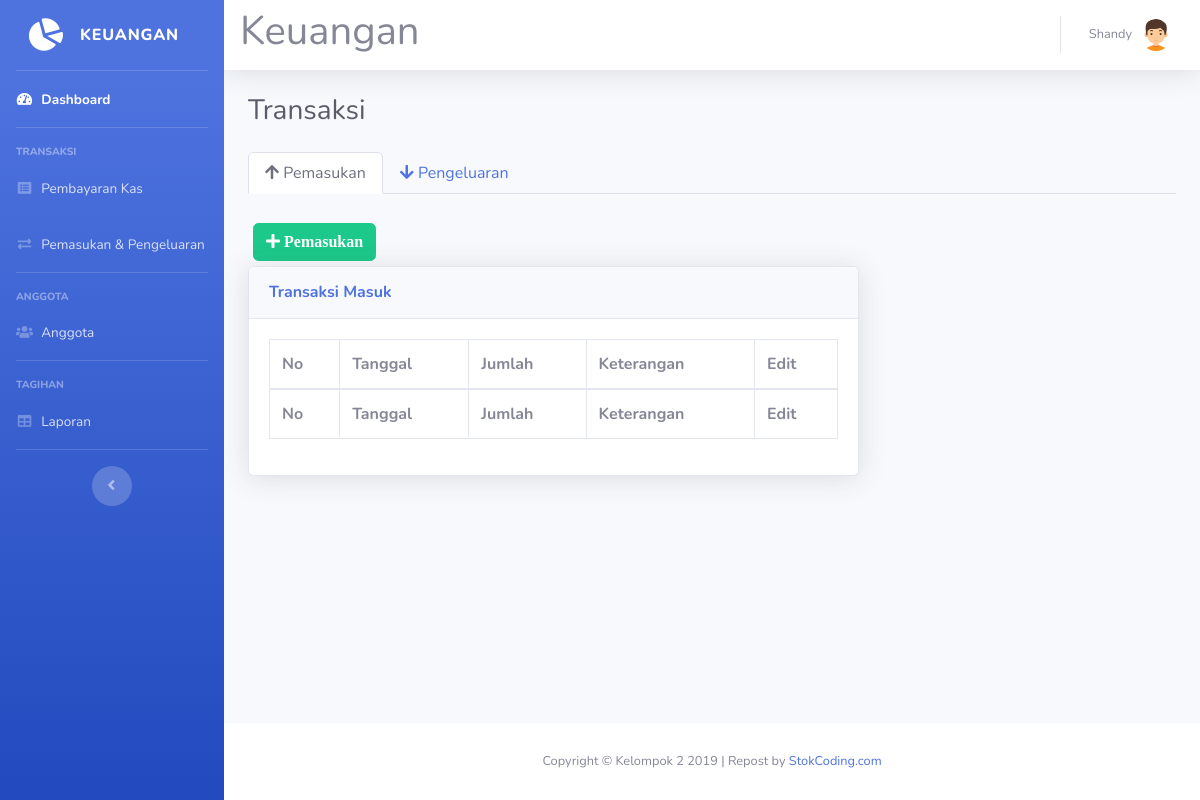
/transaksi.php (signed in), run on an earlier commit of the app's database.
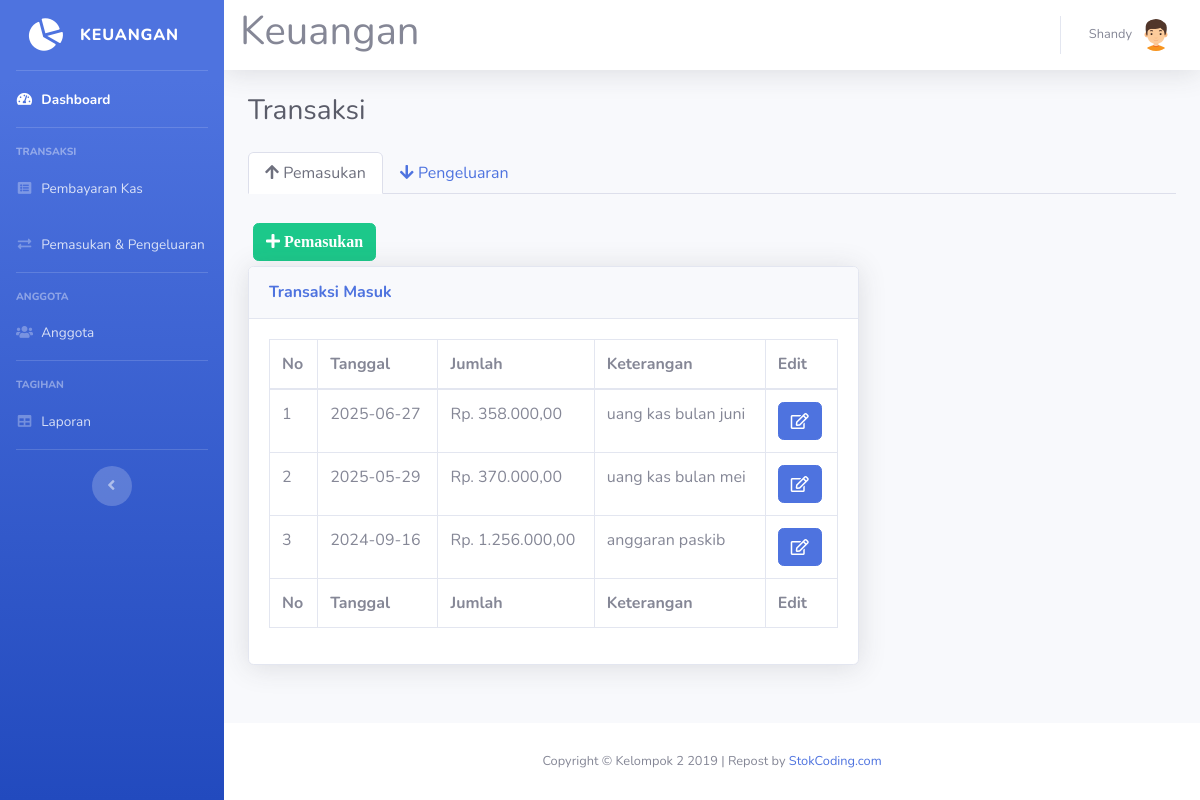
And on a later commit of the database.
### tables this page shows
CREATE TABLE `pemasukan` (
  `id_pemasukan` int(11) NOT NULL,
  `tgl_pemasukan` date NOT NULL,
  `jumlah` int(11) NOT NULL,
  `keterangan` varchar(100) NOT NULL,
  `id_sumber` int(11) DEFAULT NULL
);

### transaksi.php (the view, shortened to what this page needs)
<!DOCTYPE html>
<html lang="en">
<head>
  <link href="vendor/fontawesome-free/css/all.min.css" rel="stylesheet" type="text/css">
  <link href="css/sb-admin-2.min.css" rel="stylesheet">
  <link href="vendor/datatables/dataTables.bootstrap4.min.css" rel="stylesheet">
  <script src="https://cdn.jsdelivr.net/npm/@tailwindcss/browser@4"></script>
</head>
<body id="page-top">
<?php
require 'koneksi.php';
require 'sidebar.php';
?>
  <div id="content">
<?php require 'navbar.php'; ?>
    <div class="container-fluid">
      <div class="d-sm-flex align-items-center justify-content-between mb-4">
        <h1 class="h3 mb-0 text-gray-800">Transaksi</h1>
      </div>
      <ul class="nav nav-tabs mb-4" id="transaksiTab" role="tablist">
        <li class="nav-item">
          <a class="nav-link active" id="pendapatan-tab" data-toggle="tab" href="#tab-pendapatan" role="tab" aria-controls="tab-pendapatan" aria-selected="true">
            <i class="fas fa-arrow-up"></i> Pemasukan
          </a>
        </li>
        <li class="nav-item">
          <a class="nav-link" id="pengeluaran-tab" data-toggle="tab" href="#tab-pengeluaran" role="tab" aria-controls="tab-pengeluaran" aria-selected="false">
            <i class="fas fa-arrow-down"></i> Pengeluaran
          </a>
        </li>
      </ul>
      <div class="tab-content" id="transaksiTabContent">
        <div class="tab-pane fade show active" id="tab-pendapatan" role="tabpanel" aria-labelledby="pendapatan-tab">
          <div class="row">
            <div class="col-xl-8 col-lg-12">
              <button type="button" class="btn btn-success" style="margin:5px" data-toggle="modal" data-target="#myModalTambahPemasukan">
                <i class="fa fa-plus"> Pemasukan</i>
              </button><br>
              <div class="card shadow mb-4">
                <div class="card-header py-3">
                  <h6 class="m-0 font-weight-bold text-primary">Transaksi Masuk</h6>
                </div>
                <div class="card-body">
                  <div class="table-responsive">
                    <table class="table table-bordered" id="dataTable" width="100%" cellspacing="0">
                      <thead>
                        <tr>
                          <th>No</th>
                          <th>Tanggal</th>
                          <th>Jumlah</th>
                          <th>Keterangan</th>
                          <th>Edit</th>
                        </tr>
                      </thead>
                      <tfoot>
                        <tr>
                          <th>No</th>
                          <th>Tanggal</th>
                          <th>Jumlah</th>
                          <th>Keterangan</th>
                          <th>Edit</th>
                        </tr>
                      </tfoot>
                      <tbody>
<?php
$query = mysqli_query($koneksi, 'SELECT * FROM pemasukan ORDER BY tgl_pemasukan DESC, id_pemasukan DESC');
$no = 1;
while ($data = mysqli_fetch_assoc($query)) {
    ?>
                        <tr>
                          <td><?php echo $no++; ?></td>
                          <td><?php echo $data['tgl_pemasukan']; ?></td>
                          <td>Rp. <?php echo number_format($data['jumlah'], 2, ',', '.'); ?></td>
                          <td><?php echo htmlspecialchars($data['keterangan'], ENT_QUOTES, 'UTF-8'); ?></td>
                          <td>
                            <a href="#" type="button" class="fa fa-edit btn btn-primary btn-md" data-toggle="modal" data-target="#modalPemasukan<?php echo $data['id_pemasukan']; ?>"></a>
                          </td>
                        </tr>
<?php
}
?>
                      </tbody>
                    </table>
                  </div>
                </div>
              </div>
            </div>
          </div>
        </div>
      </div>
    </div>
  </div>
<?php require 'footer.php'; ?>
    </div>
  </div>
</body>
</html>

### sidebar.php
<div id="wrapper">
  <ul class="navbar-nav bg-gradient-primary sidebar sidebar-dark accordion" id="accordionSidebar">
    <a class="sidebar-brand d-flex align-items-center justify-content-center" href="index.php">
      <div class="sidebar-brand-icon rotate-n-15">
        <i class="fas fa-chart-pie"></i>
      </div>
      <div class="sidebar-brand-text mx-3">Keuangan</div>
    </a>
    <hr class="sidebar-divider my-0">
    <li class="nav-item active">
      <a class="nav-link" href="index.php">
        <i class="fas fa-fw fa-tachometer-alt"></i>
        <span>Dashboard</span></a>
    </li>
    <hr class="sidebar-divider">
    <div class="sidebar-heading">
      Transaksi
    </div>
    <li class="nav-item">
      <a class="nav-link" href="pembayaran.php">
        <i class="fas fa-fw fa-list-alt"></i>
        <span>Pembayaran Kas</span></a>
    </li>
    <li class="nav-item">
      <a class="nav-link collapsed" href="transaksi.php">
        <i class="fas fa-fw fa-exchange-alt"></i>
        <span>Pemasukan &amp; Pengeluaran</span>
      </a>
    </li>
    <hr class="sidebar-divider">
    <div class="sidebar-heading">
      Anggota
    </div>
    <li class="nav-item">
      <a class="nav-link collapsed" href="karyawan.php">
        <i class="fas fa-fw fa-users"></i>
        <span>Anggota</span>
      </a>
    </li>
    <hr class="sidebar-divider">
    <div class="sidebar-heading">
      Tagihan
    </div>
    <li class="nav-item">
      <a class="nav-link" href="laporan.php">
        <i class="fas fa-fw fa-table"></i>
        <span>Laporan</span></a>
    </li>
    <hr class="sidebar-divider d-none d-md-block">
    <div class="text-center d-none d-md-inline">
      <button class="rounded-circle border-0" id="sidebarToggle"></button>
    </div>
  </ul>
  <div id="content-wrapper" class="d-flex flex-column">

### navbar.php (shortened to what this page needs)
        <nav class="navbar navbar-expand navbar-light bg-white topbar mb-4 static-top shadow">
		<h1>Keuangan</h1>
<?php require 'user.php'; ?>
        </nav>

### user.php (shortened to what this page needs)
<ul class="navbar-nav ml-auto">
  <li class="nav-item dropdown no-arrow">
    <a class="nav-link dropdown-toggle" href="#" id="userDropdown" role="button" data-toggle="dropdown" aria-haspopup="true" aria-expanded="false">
      <span class="mr-2 d-none d-lg-inline text-gray-600 small"><?php echo $_SESSION['nama']; ?></span>
      <img class="img-profile rounded-circle" src="img/boy(2).png">
    </a>
  </li>
</ul>

### footer.php
<footer class="sticky-footer bg-white">
  <div class="container my-auto">
    <div class="copyright text-center my-auto">
      <span>Copyright &copy; Kelompok 2 2019</span> | Repost by <a href='https://stokcoding.com/' title='StokCoding.com' target='_blank'>StokCoding.com</a>
    </div>
  </div>
</footer>

What changed in the data, as far as the page shows it:
added pemasukan: tgl_pemasukan "2025-06-27", jumlah "358.000,00", keterangan "uang kas bulan juni"
added pemasukan: tgl_pemasukan "2025-05-29", jumlah "370.000,00", keterangan "uang kas bulan mei"
added pemasukan: tgl_pemasukan "2024-09-16", jumlah "1.256.000,00", keterangan "anggaran paskib"
